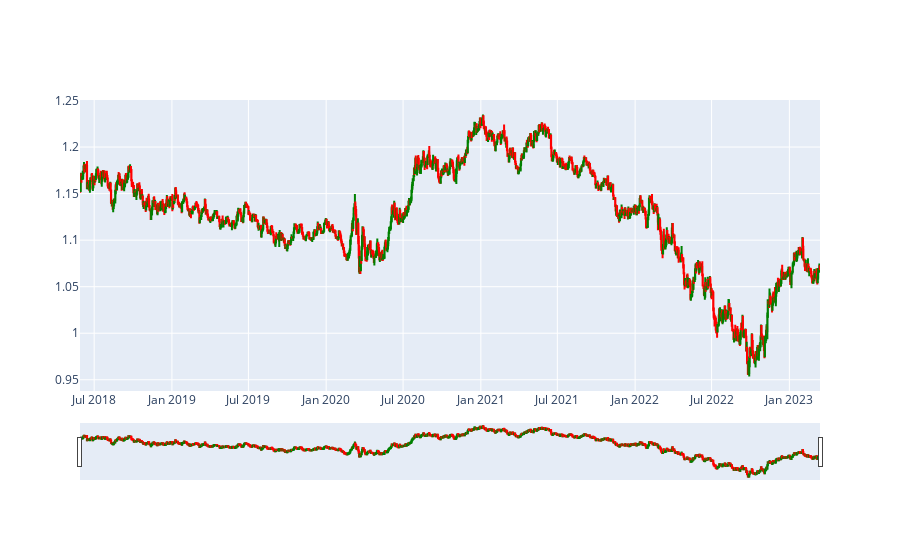

Here is the notebook cell this chart was saved with:
### Code cell
# candlestick of test data
fig = go.Figure(data=[go.Candlestick(x=test['Time'],
                open=test['Open'],
                high=test['High'],
                low=test['Low'],
                close=test['Close'],
                # add color parameter
                increasing=dict(line=dict(color='green')),
                decreasing=dict(line=dict(color='red')))])

fig.show()

### Figure 1 — Plotly figure (JSON) as saved in the notebook; plotly's stock layout.template omitted (floating-point values rounded to 4 significant figures; data arrays with more than 128 entries replaced by an {"elided": "..."} marker saying what was removed)
{"data": [{"close": {"elided": "1500 float values"}, "decreasing": {"line": {"color": "red"}}, "high": {"elided": "1500 float values"}, "increasing": {"line": {"color": "green"}}, "low": {"elided": "1500 float values"}, "open": {"elided": "1500 float values"}, "type": "candlestick", "x": {"elided": "1500 str values"}}], "layout": {}}
